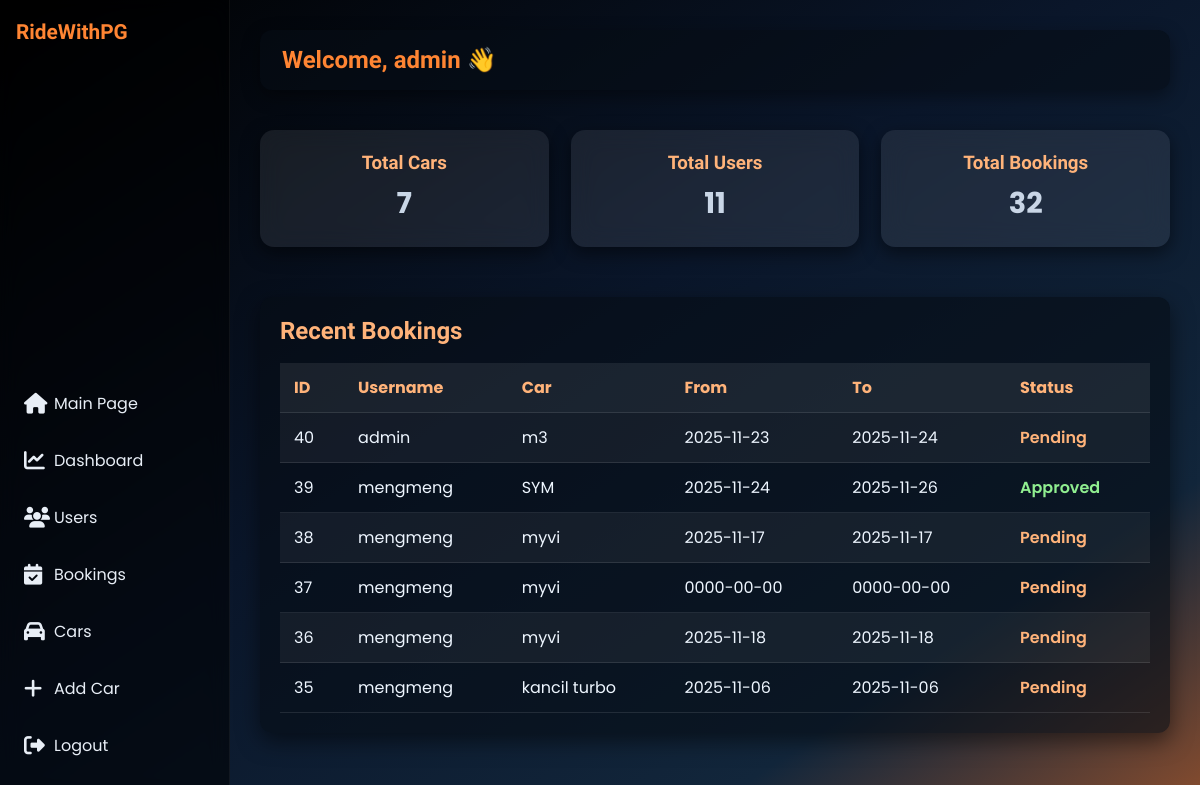
The page /rental/admin/index.php (signed in) on the database as committed earlier.
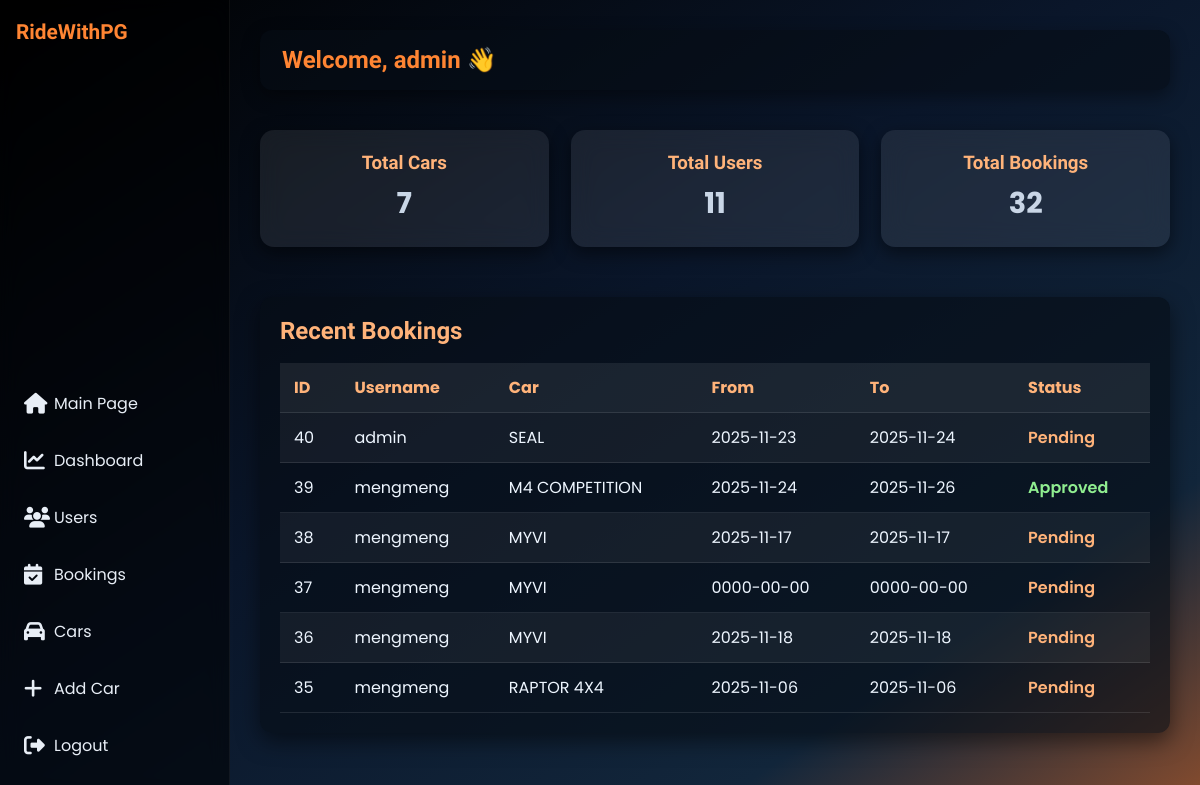
The same page on the database as committed later.
### tables this page shows
CREATE TABLE `bookings` (
  `id` int(11) NOT NULL,
  `user_id` int(11) DEFAULT NULL,
  `car_id` int(11) DEFAULT NULL,
  `start_date` date DEFAULT NULL,
  `end_date` date DEFAULT NULL,
  `total_price` decimal(10,2) DEFAULT NULL,
  `status` varchar(20) NOT NULL DEFAULT 'pending',
  `payment_proof` varchar(255) DEFAULT NULL
);

CREATE TABLE `users` (
  `id` int(11) NOT NULL,
  `username` varchar(50) NOT NULL,
  `email` varchar(150) DEFAULT NULL,
  `password` varchar(255) NOT NULL,
  `role` enum('user','admin') DEFAULT 'user',
  `profile_pic` longblob DEFAULT NULL
);

CREATE TABLE `cars` (
  `id` int(11) NOT NULL,
  `model` varchar(100) DEFAULT NULL,
  `brand` varchar(100) DEFAULT NULL,
  `price_per_day` decimal(10,2) DEFAULT NULL,
  `image` varchar(255) DEFAULT NULL,
  `availability_status` varchar(20) NOT NULL DEFAULT 'Available'
);

### rental/admin/index.php (the view, shortened to what this page needs)
<?php
include("../db_connect.php");
$totalCars = mysqli_fetch_assoc(mysqli_query($conn, "SELECT COUNT(*) AS total FROM cars"))['total'] ?? 0;
$totalUsers = mysqli_fetch_assoc(mysqli_query($conn, "SELECT COUNT(*) AS total FROM users"))['total'] ?? 0;
$totalBookings = mysqli_fetch_assoc(mysqli_query($conn, "SELECT COUNT(*) AS total FROM bookings"))['total'] ?? 0;
?>
<!DOCTYPE html>
<html lang="en">
<head>
  <link rel="stylesheet" href="style.css">
  <link rel="stylesheet" href="https://cdnjs.cloudflare.com/ajax/libs/font-awesome/6.5.0/css/all.min.css">
</head>
<body>
  <div class="sidebar">
    <div class="logo">
      <h2>RideWithPG</h2>
    </div>
    <ul>
      <li><a href="../index.php"><i class="fa-solid fa-house"></i><span>Main Page</span></a></li>
      <li><a href="index.php" class="active"><i class="fa-solid fa-chart-line"></i><span>Dashboard</span></a></li>
      <li><a href="users.php"><i class="fa-solid fa-users"></i><span>Users</span></a></li>
      <li><a href="bookings.php"><i class="fa-solid fa-calendar-check"></i><span>Bookings</span></a></li>
      <li><a href="cars.php"><i class="fa-solid fa-car"></i><span>Cars</span></a></li>
      <li><a href="add_car.php"><i class="fa-solid fa-plus"></i><span>Add Car</span></a></li>
      <li><a href="../logout.php"><i class="fa-solid fa-right-from-bracket"></i><span>Logout</span></a></li>
    </ul>
  </div>
  <div class="main-content">
    <div class="main-header">
      <h1>Welcome, <?php echo htmlspecialchars($_SESSION["username"]); ?> 👋</h1>
    </div>
    <div class="dashboard">
      <div class="card">
        <h3>Total Cars</h3>
        <p><?php echo $totalCars; ?></p>
      </div>
      <div class="card">
        <h3>Total Users</h3>
        <p><?php echo $totalUsers; ?></p>
      </div>
      <div class="card">
        <h3>Total Bookings</h3>
        <p><?php echo $totalBookings; ?></p>
      </div>
    </div>
    <div class="table-section">
      <h2>Recent Bookings</h2>
      <table>
        <tr>
          <th>ID</th>
          <th>Username</th>
          <th>Car</th>
          <th>From</th>
          <th>To</th>
          <th>Status</th>
        </tr>
        <?php
        $res = mysqli_query($conn, "SELECT b.id, u.username, c.model, b.start_date, b.end_date, b.status
                                    FROM bookings b
                                    JOIN users u ON b.user_id=u.id
                                    JOIN cars c ON b.car_id=c.id
                                    ORDER BY b.id DESC LIMIT 6");
        if ($res && mysqli_num_rows($res) > 0) {
          while ($row = mysqli_fetch_assoc($res)) {
            $status = strtolower($row['status']);
            $statusClass = "status-" . $status;
            echo "<tr>
                    <td>{$row['id']}</td>
                    <td>{$row['username']}</td>
                    <td>{$row['model']}</td>
                    <td>{$row['start_date']}</td>
                    <td>{$row['end_date']}</td>
                    <td class='{$statusClass}'>" . ucfirst($row['status']) . "</td>
                  </tr>";
          }
        } else {
          echo "<tr><td colspan='6' class='empty'>No bookings yet</td></tr>";
        }
        ?>
      </table>
    </div>
  </div>
</body>
</html>

### rental/admin/style.css (style rules this page uses)
* { margin: 0; padding: 0; box-sizing: border-box; }
html { scroll-behavior: smooth; }
body { font-family: 'Poppins', sans-serif; color: #f4f6f8; background: linear-gradient(to bottom right, #000000 0%, #0a162a 45%, #12263b 80%, #864c2e 100%); min-height: 100vh; display: flex; overflow: hidden; }
.sidebar { width: 80px; background: rgba(0, 0, 0, 0.55); backdrop-filter: blur(10px); height: 100vh; position: fixed; left: 0; top: 0; padding: 20px 10px; transition: width 0.3s ease-in-out; display: flex; flex-direction: column; justify-content: space-between; border-right: 1px solid rgba(255, 255, 255, 0.05); }
.sidebar .logo { display: flex; align-items: center; gap: 10px; margin-bottom: 40px; padding-left: 6px; }
.sidebar .logo h2 { font-family: 'Bricolage Grotesque', sans-serif; font-size: 1.3rem; color: #ff8533; opacity: 0; transform: translateX(-8px); transition: opacity 0.3s, transform 0.3s; }
.sidebar ul { list-style: none; }
.sidebar ul li { margin: 12px 0; }
.sidebar ul li a { color: #e8eef6; text-decoration: none; display: flex; align-items: center; padding: 10px 14px; border-radius: 8px; transition: background 0.3s, transform 0.2s; }
.sidebar ul li a i { font-size: 1.3rem; width: 30px; }
.sidebar ul li a span { opacity: 0; transform: translateX(-8px); transition: opacity 0.3s, transform 0.3s; }
.main-content { margin-left: 80px; flex: 1; padding: 30px; transition: margin-left 0.3s ease-in-out; }
.main-header { display: flex; justify-content: space-between; align-items: center; background: rgba(6, 12, 20, 0.6); padding: 16px 22px; border-radius: 12px; box-shadow: 0 6px 18px rgba(0,0,0,0.4); }
.main-header h1 { font-family: 'Bricolage Grotesque', sans-serif; color: #ff8533; font-size: 1.5rem; }
.dashboard { margin-top: 40px; display: grid; grid-template-columns: repeat(auto-fit, minmax(240px, 1fr)); gap: 22px; }
.card { background: rgba(255, 255, 255, 0.08); backdrop-filter: blur(12px); padding: 22px; border-radius: 14px; text-align: center; box-shadow: 0 6px 18px rgba(0,0,0,0.5); transition: transform 0.25s ease, background 0.25s ease; }
.card h3 { font-family: 'Bricolage Grotesque', sans-serif; color: #ffb37a; margin-bottom: 8px; }
.card p { color: #c9d6e6; font-size: 1.1rem; font-weight: 600; }
.table-section { margin-top: 40px; background: rgba(6,12,20,0.6); border-radius: 12px; padding: 20px; box-shadow: 0 8px 22px rgba(0,0,0,0.5); overflow-x: auto; }
.table-section h2 { color: #ffb37a; margin-bottom: 18px; font-family: 'Bricolage Grotesque', sans-serif; }
table { width: 100%; border-collapse: collapse; color: #eef6ff; }
table th, table td { padding: 12px 14px; text-align: left; }
table th { background: rgba(255, 255, 255, 0.08); color: #ffb37a; font-weight: 700; }
table tr:nth-child(even) { background: rgba(255, 255, 255, 0.05); }
.status-pending { color: #ffb37a; font-weight: 600; }
.status-approved { color: #90ee90; font-weight: 600; }

Rows that differ between the two databases and show on the page:
changed through a linked row, bookings "admin": car.model "m3" → "SEAL"
changed through a linked row, bookings "Approved": car.model "SYM" → "M4 COMPETITION"
changed through a linked row, bookings id 38: car.model "myvi" → "MYVI"
changed through a linked row, bookings id 37: car.model "myvi" → "MYVI"
changed through a linked row, bookings id 36: car.model "myvi" → "MYVI"
changed through a linked row, bookings id 35: car.model "kancil turbo" → "RAPTOR 4X4"
